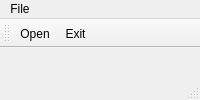
<?xml version="1.0" encoding="UTF-8"?>
<ui version="4.0">
 <class>MainWindow</class>
 <widget class="QMainWindow" name="MainWindow">
  <property name="windowTitle"><string>MenuApp</string></property>
  <widget class="QWidget" name="centralwidget"/>
  <widget class="QMenuBar" name="menubar">
   <addaction name="menuFile"/>
   <widget class="QMenu" name="menuFile">
    <property name="title"><string>File</string></property>
    <addaction name="actionOpen"/>
    <addaction name="actionExit"/>
   </widget>
  </widget>
  <widget class="QToolBar" name="mainToolBar">
   <addaction name="actionOpen"/>
   <addaction name="actionExit"/>
  </widget>
  <widget class="QStatusBar" name="statusbar"/>
  <action name="actionOpen">
   <property name="text"><string>Open</string></property>
  </action>
  <action name="actionExit">
   <property name="text"><string>Exit</string></property>
  </action>
 </widget>
 <resources/>
 <connections/>
</ui>
